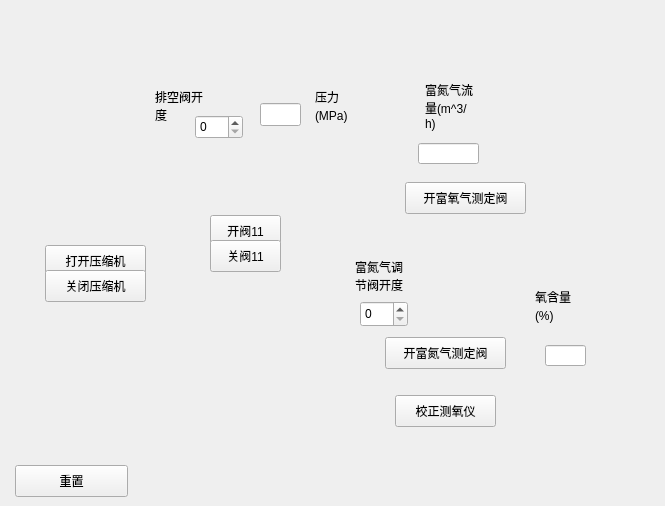
   <widget class="QWidget" name="simulation_10">
    <widget class="QLabel" name="o2_2_10">
     <property name="geometry">
      <rect>
       <x>452</x>
       <y>213</y>
       <width>36</width>
       <height>5</height>
      </rect>
     </property>
     <property name="text">
      <string/>
     </property>
     <property name="pixmap">
      <pixmap>../../../../大学/srp/丘悦/代码/素材/模拟用图标/src=http---gbres.dfcfw.com-Files-picture-20160127-BF6B0B957EBB57D867DCE2525009E5AA.jpg&amp;refer=http---gbres.dfcfw.com&amp;app=2002&amp;size=f9999,10000&amp;q=a80&amp;n=0&amp;g=0n&amp;fmt=auto.webp</pixmap>
     </property>
     <property name="scaledContents">
      <bool>true</bool>
     </property>
    </widget>
    <widget class="QLabel" name="label_60">
     <property name="geometry">
      <rect>
       <x>425</x>
       <y>75</y>
       <width>51</width>
       <height>61</height>
      </rect>
     </property>
     <property name="text">
      <string>富氮气流量(m^3/h)</string>
     </property>
     <property name="wordWrap">
      <bool>true</bool>
     </property>
    </widget>
    <widget class="QLabel" name="n2_2_10">
     <property name="geometry">
      <rect>
       <x>315</x>
       <y>333</y>
       <width>117</width>
       <height>5</height>
      </rect>
     </property>
     <property name="text">
      <string/>
     </property>
     <property name="pixmap">
      <pixmap>../../../../大学/srp/丘悦/代码/素材/模拟用图标/Screen Shot 2022-05-09 at 23.10.32.png</pixmap>
     </property>
    </widget>
    <widget class="QLabel" name="air_2_10">
     <property name="geometry">
      <rect>
       <x>273</x>
       <y>185</y>
       <width>40</width>
       <height>5</height>
      </rect>
     </property>
     <property name="text">
      <string/>
     </property>
     <property name="pixmap">
      <pixmap>../../../../大学/srp/丘悦/代码/素材/模拟用图标/water.webp</pixmap>
     </property>
     <property name="scaledContents">
      <bool>true</bool>
     </property>
    </widget>
    <widget class="QPushButton" name="restart_10">
     <property name="geometry">
      <rect>
       <x>15</x>
       <y>465</y>
       <width>113</width>
       <height>32</height>
      </rect>
     </property>
     <property name="text">
      <string>重置</string>
     </property>
    </widget>
    <widget class="QLabel" name="bg104">
     <property name="geometry">
      <rect>
       <x>45</x>
       <y>65</y>
       <width>611</width>
       <height>351</height>
      </rect>
     </property>
     <property name="text">
      <string/>
     </property>
     <property name="pixmap">
      <pixmap>../../../../大学/srp/丘悦/代码/素材/实验图模拟用/10s.png</pixmap>
     </property>
     <property name="scaledContents">
      <bool>true</bool>
     </property>
    </widget>
    <widget class="QSpinBox" name="n2_open_rate10">
     <property name="geometry">
      <rect>
       <x>360</x>
       <y>301</y>
       <width>48</width>
       <height>26</height>
      </rect>
     </property>
     <property name="maximum">
      <number>100</number>
     </property>
     <property name="singleStep">
      <number>20</number>
     </property>
    </widget>
    <widget class="QLabel" name="o2_1_10">
     <property name="geometry">
      <rect>
       <x>323</x>
       <y>213</y>
       <width>110</width>
       <height>5</height>
      </rect>
     </property>
     <property name="text">
      <string/>
     </property>
     <property name="pixmap">
      <pixmap>../../../../大学/srp/丘悦/代码/素材/模拟用图标/src=http---gbres.dfcfw.com-Files-picture-20160127-BF6B0B957EBB57D867DCE2525009E5AA.jpg&amp;refer=http---gbres.dfcfw.com&amp;app=2002&amp;size=f9999,10000&amp;q=a80&amp;n=0&amp;g=0n&amp;fmt=auto.webp</pixmap>
     </property>
     <property name="scaledContents">
      <bool>true</bool>
     </property>
    </widget>
    <widget class="QPushButton" name="calibration_10">
     <property name="geometry">
      <rect>
       <x>395</x>
       <y>395</y>
       <width>101</width>
       <height>32</height>
      </rect>
     </property>
     <property name="text">
      <string>校正测氧仪</string>
     </property>
    </widget>
    <widget class="QLabel" name="label_61">
     <property name="geometry">
      <rect>
       <x>535</x>
       <y>275</y>
       <width>51</width>
       <height>61</height>
      </rect>
     </property>
     <property name="text">
      <string>氧含量(%)</string>
     </property>
     <property name="wordWrap">
      <bool>true</bool>
     </property>
    </widget>
    <widget class="QLineEdit" name="o2contain10">
     <property name="geometry">
      <rect>
       <x>545</x>
       <y>345</y>
       <width>41</width>
       <height>21</height>
      </rect>
     </property>
    </widget>
    <widget class="QPushButton" name="open_air10">
     <property name="geometry">
      <rect>
       <x>45</x>
       <y>245</y>
       <width>101</width>
       <height>32</height>
      </rect>
     </property>
     <property name="text">
      <string>打开压缩机</string>
     </property>
    </widget>
    <widget class="QLabel" name="label_57">
     <property name="geometry">
      <rect>
       <x>155</x>
       <y>85</y>
       <width>51</width>
       <height>41</height>
      </rect>
     </property>
     <property name="text">
      <string>排空阀开度</string>
     </property>
     <property name="wordWrap">
      <bool>true</bool>
     </property>
    </widget>
    <widget class="QLabel" name="air_3_10">
     <property name="geometry">
      <rect>
       <x>310</x>
       <y>185</y>
       <width>5</width>
       <height>18</height>
      </rect>
     </property>
     <property name="text">
      <string/>
     </property>
     <property name="pixmap">
      <pixmap>../../../../大学/srp/丘悦/代码/素材/模拟用图标/water.webp</pixmap>
     </property>
     <property name="scaledContents">
      <bool>true</bool>
     </property>
    </widget>
    <widget class="QPushButton" name="open_airin10">
     <property name="geometry">
      <rect>
       <x>210</x>
       <y>215</y>
       <width>71</width>
       <height>32</height>
      </rect>
     </property>
     <property name="text">
      <string>开阀11</string>
     </property>
    </widget>
    <widget class="QLabel" name="n2_1_10">
     <property name="geometry">
      <rect>
       <x>310</x>
       <y>315</y>
       <width>5</width>
       <height>23</height>
      </rect>
     </property>
     <property name="text">
      <string/>
     </property>
     <property name="pixmap">
      <pixmap>../../../../大学/srp/丘悦/代码/素材/模拟用图标/Screen Shot 2022-05-09 at 23.10.32.png</pixmap>
     </property>
    </widget>
    <widget class="QLabel" name="n2_3_10">
     <property name="geometry">
      <rect>
       <x>451</x>
       <y>333</y>
       <width>33</width>
       <height>5</height>
      </rect>
     </property>
     <property name="text">
      <string/>
     </property>
     <property name="pixmap">
      <pixmap>../../../../大学/srp/丘悦/代码/素材/模拟用图标/Screen Shot 2022-05-09 at 23.10.32.png</pixmap>
     </property>
    </widget>
    <widget class="QLabel" name="o2_3_10">
     <property name="geometry">
      <rect>
       <x>485</x>
       <y>213</y>
       <width>5</width>
       <height>98</height>
      </rect>
     </property>
     <property name="text">
      <string/>
     </property>
     <property name="pixmap">
      <pixmap>../../../../大学/srp/丘悦/代码/素材/模拟用图标/src=http---gbres.dfcfw.com-Files-picture-20160127-BF6B0B957EBB57D867DCE2525009E5AA.jpg&amp;refer=http---gbres.dfcfw.com&amp;app=2002&amp;size=f9999,10000&amp;q=a80&amp;n=0&amp;g=0n&amp;fmt=auto.webp</pixmap>
     </property>
     <property name="scaledContents">
      <bool>true</bool>
     </property>
    </widget>
    <widget class="QLabel" name="label_59">
     <property name="geometry">
      <rect>
       <x>315</x>
       <y>85</y>
       <width>51</width>
       <height>41</height>
      </rect>
     </property>
     <property name="text">
      <string>压力(MPa)</string>
     </property>
     <property name="wordWrap">
      <bool>true</bool>
     </property>
    </widget>
    <widget class="QPushButton" name="get_c1_10">
     <property name="geometry">
      <rect>
       <x>385</x>
       <y>337</y>
       <width>121</width>
       <height>32</height>
      </rect>
     </property>
     <property name="text">
      <string>开富氮气测定阀</string>
     </property>
    </widget>
    <widget class="QPushButton" name="get_c2_10">
     <property name="geometry">
      <rect>
       <x>405</x>
       <y>182</y>
       <width>121</width>
       <height>32</height>
      </rect>
     </property>
     <property name="text">
      <string>开富氧气测定阀</string>
     </property>
    </widget>
    <widget class="QPushButton" name="close_air10">
     <property name="geometry">
      <rect>
       <x>45</x>
       <y>270</y>
       <width>101</width>
       <height>32</height>
      </rect>
     </property>
     <property name="text">
      <string>关闭压缩机</string>
     </property>
    </widget>
    <widget class="QLabel" name="label_58">
     <property name="geometry">
      <rect>
       <x>355</x>
       <y>245</y>
       <width>51</width>
       <height>61</height>
      </rect>
     </property>
     <property name="text">
      <string>富氮气调节阀开度</string>
     </property>
     <property name="wordWrap">
      <bool>true</bool>
     </property>
    </widget>
    <widget class="QLabel" name="air_1_10">
     <property name="geometry">
      <rect>
       <x>87</x>
       <y>185</y>
       <width>160</width>
       <height>5</height>
      </rect>
     </property>
     <property name="text">
      <string/>
     </property>
     <property name="pixmap">
      <pixmap>../../../../大学/srp/丘悦/代码/素材/模拟用图标/water.webp</pixmap>
     </property>
     <property name="scaledContents">
      <bool>true</bool>
     </property>
    </widget>
    <widget class="QLineEdit" name="air_pressure10">
     <property name="geometry">
      <rect>
       <x>260</x>
       <y>103</y>
       <width>41</width>
       <height>23</height>
      </rect>
     </property>
    </widget>
    <widget class="QSpinBox" name="air_pressure_control10">
     <property name="geometry">
      <rect>
       <x>195</x>
       <y>115</y>
       <width>48</width>
       <height>24</height>
      </rect>
     </property>
     <property name="maximum">
      <number>100</number>
     </property>
     <property name="singleStep">
      <number>25</number>
     </property>
    </widget>
    <widget class="QLineEdit" name="n2_air_rate10">
     <property name="geometry">
      <rect>
       <x>418</x>
       <y>143</y>
       <width>61</width>
       <height>21</height>
      </rect>
     </property>
    </widget>
    <widget class="QPushButton" name="close_airin10">
     <property name="geometry">
      <rect>
       <x>210</x>
       <y>240</y>
       <width>71</width>
       <height>32</height>
      </rect>
     </property>
     <property name="text">
      <string>关阀11</string>
     </property>
    </widget>
    <zorder>bg104</zorder>
    <zorder>o2_2_10</zorder>
    <zorder>label_60</zorder>
    <zorder>n2_2_10</zorder>
    <zorder>air_2_10</zorder>
    <zorder>restart_10</zorder>
    <zorder>n2_open_rate10</zorder>
    <zorder>o2_1_10</zorder>
    <zorder>calibration_10</zorder>
    <zorder>label_61</zorder>
    <zorder>o2contain10</zorder>
    <zorder>open_air10</zorder>
    <zorder>label_57</zorder>
    <zorder>air_3_10</zorder>
    <zorder>open_airin10</zorder>
    <zorder>n2_1_10</zorder>
    <zorder>n2_3_10</zorder>
    <zorder>o2_3_10</zorder>
    <zorder>label_59</zorder>
    <zorder>get_c1_10</zorder>
    <zorder>get_c2_10</zorder>
    <zorder>close_air10</zorder>
    <zorder>label_58</zorder>
    <zorder>air_1_10</zorder>
    <zorder>air_pressure10</zorder>
    <zorder>air_pressure_control10</zorder>
    <zorder>n2_air_rate10</zorder>
    <zorder>close_airin10</zorder>
   </widget>
